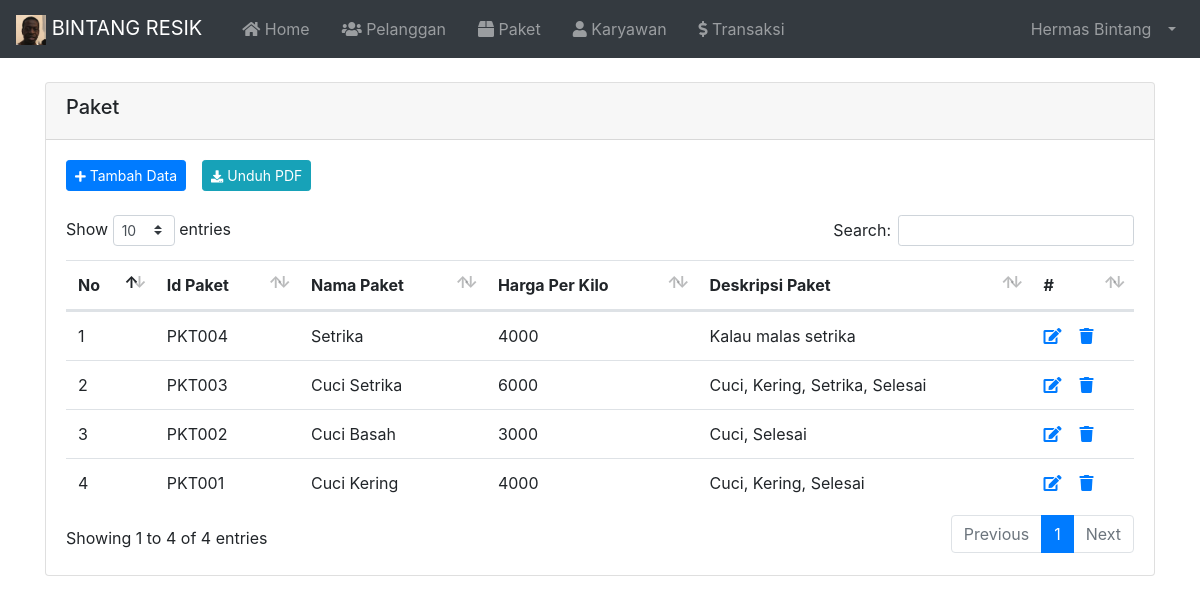
/index.php?page=Paket (signed in), run on the app's committed database.
### tables this page shows
CREATE TABLE `tbl_karyawan` (
  `id` int(11) NOT NULL,
  `nama` varchar(100) NOT NULL,
  `username` varchar(30) NOT NULL,
  `password` varchar(255) NOT NULL,
  `email` varchar(255) NOT NULL,
  `no_hp` varchar(20) NOT NULL,
  `alamat` varchar(100) NOT NULL,
  `catatan` varchar(255) NOT NULL,
  `image` varchar(255) NOT NULL,
  `role` varchar(20) NOT NULL
);

CREATE TABLE `tbl_paket` (
  `id` varchar(10) NOT NULL,
  `paket` varchar(100) NOT NULL,
  `harga_kilo` int(11) NOT NULL,
  `deskripsi` varchar(255) NOT NULL
);

### index.php (called while the page is built, shortened)
<?php
  require 'load/config.php';
  require 'load/function.php';
?>
<?php require_once 'header.php'; ?>
<?php require 'content.php'; ?>
<?php require_once 'footer.php'; ?>

### load/function.php (called while the page is built, shortened)
<?php
  require 'config.php';
  function viewDatas( $query ) {
    global $koneksi;
    $result = mysqli_query($koneksi, $query);
    $rows = [];
      while ($row = mysqli_fetch_assoc($result)) {
        $rows[] = $row;
      }
    return $rows;
  }
  function viewAllData($tabel) {
    global $koneksi;
    $query = "SELECT * FROM $tabel ORDER BY id DESC";
    $result = mysqli_query($koneksi, $query);
    $rows = [];
      while ($row = mysqli_fetch_assoc($result)) {
        $rows[] = $row;
      }
    return $rows;
  }
?>

### page/paket/paket.php (the view, shortened to what this page needs)
<div class="container">
  <div class="card mt-4 mb-4">
    <div class="card-header">
      <h5>Paket</h5>
    </div>
    <div class="card-body">
      <div class="d-flex justify-content-start mb-4">
        <a href="?page=TambahPaket" type="button" class="btn btn-sm btn-primary mr-3"><i
            class="fas fa-plus fa-sm text-white"></i> Tambah Data</a>
        <a href="page/paket/laporanpaket.php" target="_blank" type="button" class="btn btn-sm btn-info mr-3"><i
            class="fas fa-download fa-sm text-white"></i> Unduh PDF</a>
      </div>
      <table id="dataTables" class="table table-hover">
        <thead>
          <tr>
            <th>No</th>
            <th>Id Paket</th>
            <th>Nama Paket</th>
            <th>Harga Per Kilo</th>
            <th>Deskripsi Paket</th>
            <th>#</th>
          </tr>
        </thead>
        <tbody>
          <?php $no = 1; ?>
          <?php $paket = viewAllData("tbl_paket"); ?>
          <?php foreach($paket as $data) : ?>
          <tr>
            <td><?= $no++;?></td>
            <td><?= $data['id']; ?></td>
            <td><?= $data['paket']; ?></td>
            <td><?= $data['harga_kilo']; ?></td>
            <td><?= $data['deskripsi']; ?></td>
            <td>
              <a href="?page=EditPaket&id=<?php echo $data['id']; ?>">
                <span class="fas fa-edit"></span>
              </a>
              <?php
                $id = $data['id'];
                $result = viewDatas("SELECT * FROM `tbl_transaksi` WHERE tbl_transaksi.kd_paket = '$id'");
                if ( count($result) > 0 ) { ?>
                <a href="#"
                  onclick="return confirm('Data sedang digunakan');">
                  <span class="fas fa-trash"></span>
              <?php } else { ?>
                <a href="?page=HapusPaket&id=<?php echo $data['id']; ?>"
                  onclick="return confirm('Yakin ingin hapus <?= $data['paket']; ?>');">
                  <span class="fas fa-trash"></span>
              <?php } ?>
            </td>
          </tr>
          <?php endforeach; ?>
        </tbody>
      </table>
    </div>
  </div>
</div>

### header.php (shortened to what this page needs)
<?php
  $id = $_SESSION['id'];
  $result = mysqli_query($koneksi, "SELECT * FROM tbl_karyawan WHERE id = '$id'");
  $user = mysqli_fetch_assoc($result);
?>
<!DOCTYPE html>
<html lang="en">
<head>
	<link rel="stylesheet" href="asset/vendor/bootstrap-4.5.3/css/bootstrap.min.css">
	<link rel="stylesheet" href="asset/vendor/fontawesome/css/all.min.css">
	<link rel="stylesheet" href="asset/vendor/datatables-b4/datatables.min.css">
</head>
<body>
	<nav class="navbar navbar-expand-lg navbar-dark bg-dark">
		<a class="navbar-brand" href="index.php">
			<img src="asset/img/logo.png" width="30" height="30" alt="">
			BINTANG RESIK
		</a>
		<div class="collapse navbar-collapse" id="navbarSupportedContent">
			<ul class="navbar-nav mr-auto">
				<li class="nav-item ml-3">
					<a class="nav-link" href="index.php"><i class="fas fa-home"></i> Home<span class="sr-only">(current)</span></a>
				</li>
				<li class="nav-item ml-3">
					<a class="nav-link" href="?page=Pelanggan"><i class="fas fa-users"></i> Pelanggan</a>
				</li>
				<li class="nav-item ml-3">
					<a class="nav-link" href="?page=Paket"><i class="fas fa-box"></i> Paket</a>
				</li>
				<?php if ($user['role'] == 'Admin') : ?>
				<li class="nav-item ml-3">
					<a class="nav-link" href="?page=Karyawan"><i class="fas fa-user"></i> Karyawan</a>
				</li>
				<?php endif; ?>
				<li class="nav-item ml-3">
					<a class="nav-link " href="?page=Transaksi"><i class="fas fa-dollar-sign"></i> Transaksi</a>
				</li>
			</ul>
			<ul class="navbar-nav ml-auto">
				<li class="nav-item dropdown">
					<a class="nav-link dropdown-toggle" href="#" id="userDropdown" role="button" data-toggle="dropdown"
						aria-haspopup="true" aria-expanded="false">
						<span class="mr-2 d-none d-lg-inline"><?= $user['nama']; ?></span>
					</a>
				</li>
			</ul>
		</div>
	</nav>

### data on the page
tbl_karyawan: nama "Hermas Bintang"
tbl_paket: id "PKT004", paket "Setrika", harga_kilo "4000", deskripsi "Kalau malas setrika"
tbl_paket: id "PKT003", paket "Cuci Setrika", harga_kilo "6000", deskripsi "Cuci, Kering, Setrika, Selesai"
tbl_paket: id "PKT002", paket "Cuci Basah", harga_kilo "3000", deskripsi "Cuci, Selesai"
tbl_paket: id "PKT001", paket "Cuci Kering", harga_kilo "4000", deskripsi "Cuci, Kering, Selesai"
